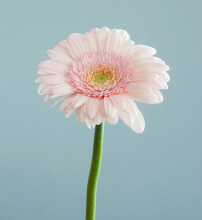
#> input picture assignments/flower1.jpeg, 202 x 220 px, shrunk from 1836 x 2000 before the run
$ python 04_pixel_classification.py
#> lines starting #> are read from the running program, lines starting #| are printed output that depends on the picture; after the words box and inside, x2 and y2 are one past the last pixel; in counts of white or black regions, pixels touching at a corner belong together
# Classify pixels and work with RGB and grayscale images.
# Problem:
# 1. Load an RGB image and convert it to a grayscale image using OpenCV.
# 2. Perform pixel classification by thresholding (e.g., segment bright areas of the image).
# 3. Highlight the classified regions in the original RGB image using a different color.
# 4. Display the original RGB image, grayscale image, and the classified image.

import cv2
import matplotlib.pyplot as plt

img = cv2.imread("flower1.jpeg",100)
#> img is the input picture: shape (220, 202, 3); mean B, G, R 183.9, 183.1, 165.2

## converting into grayscale
gray_img = cv2.cvtColor(img, cv2.COLOR_BGR2GRAY)
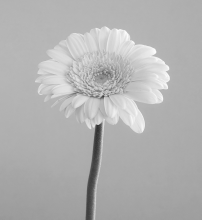
#> gray_img: shape (220, 202); min 48, max 252, mean 177.8

## Perform pixel classification by thresholding
threshold_value, classified_img = cv2.threshold(gray_img, 180, 255, cv2.THRESH_BINARY)
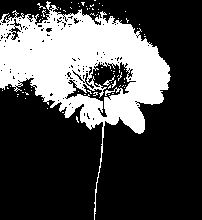
#> classified_img: shape (220, 202); 29.4% white; 78 white regions (76 under 20 px), largest, box (x1, y1, x2, y2) and area: (0, 1, 171, 220) 12797, (103, 75, 115, 86) 29

## Highlight the classified regions in the original RGB image using a different color.
highlighted_img = img.copy()
highlighted_img[classified_img == 255] = [0, 0, 255]  # Color bright areas in red
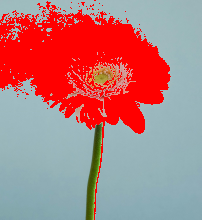
#> highlighted_img: shape (220, 202, 3); mean B, G, R 126.1, 124.6, 181.3

## Display the original RGB image, grayscale image, and the classified image.
cv2.imshow("original", img)
cv2.imshow("Grayscale image", gray_img)
cv2.imshow("Highlighted image", highlighted_img)

cv2.waitKey(0)

$ run again, with assignments/flower2.jpg copied over assignments/flower1.jpeg
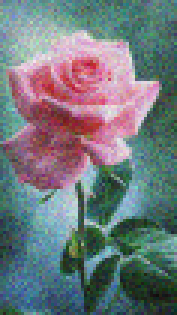
#> input picture assignments/flower2.jpg, 59 x 105 px (shown 3 times larger)
#> img is the input picture: shape (105, 59, 3); mean B, G, R 124.7, 120.7, 112.4
#> `threshold_value, classified_img = cv2.threshold(gray_img, 180, 255, cv..`:
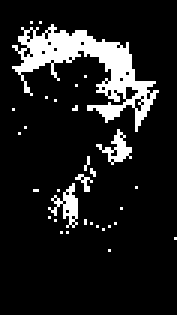
#> classified_img: shape (105, 59) (shown 3 times larger); 11.7% white; 32 white regions (29 under 20 px), largest, box (x1, y1, x2, y2) and area: (4, 8, 53, 44) 559, (16, 61, 26, 76) 61, (32, 43, 44, 55) 54
#> `highlighted_img[classified_img == 255] = [0, 0, 255]`:
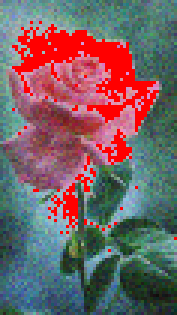
#> highlighted_img: shape (105, 59, 3) (shown 3 times larger); 11.74% of pixels changed, all inside (x1, y1, x2, y2) = (4, 7, 59, 84)
